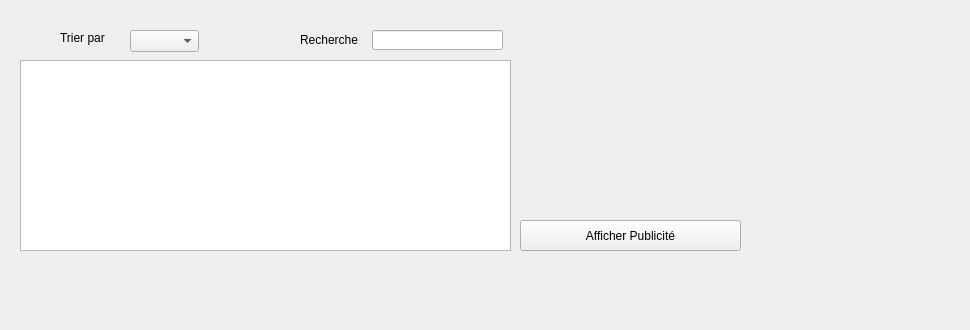
     <widget class="QWidget" name="Consulter_2">
      <attribute name="title">
       <string>Consulter</string>
      </attribute>
      <widget class="QPushButton" name="pushButton_afficherPub">
       <property name="geometry">
        <rect>
         <x>520</x>
         <y>220</y>
         <width>221</width>
         <height>31</height>
        </rect>
       </property>
       <property name="styleSheet">
        <string notr="true">font: 15pt &quot;MV Boli&quot;;
</string>
       </property>
       <property name="text">
        <string>Afficher Publicité</string>
       </property>
      </widget>
      <widget class="QTableView" name="tableView_pub">
       <property name="geometry">
        <rect>
         <x>20</x>
         <y>60</y>
         <width>491</width>
         <height>191</height>
        </rect>
       </property>
      </widget>
      <widget class="QLabel" name="label_29">
       <property name="geometry">
        <rect>
         <x>610</x>
         <y>100</y>
         <width>71</width>
         <height>81</height>
        </rect>
       </property>
       <property name="text">
        <string/>
       </property>
       <property name="pixmap">
        <pixmap>../Load.png</pixmap>
       </property>
      </widget>
      <widget class="QLineEdit" name="recherche">
       <property name="geometry">
        <rect>
         <x>372</x>
         <y>30</y>
         <width>131</width>
         <height>20</height>
        </rect>
       </property>
      </widget>
      <widget class="QComboBox" name="comboBox_tri_pub">
       <property name="geometry">
        <rect>
         <x>130</x>
         <y>30</y>
         <width>69</width>
         <height>22</height>
        </rect>
       </property>
      </widget>
      <widget class="QLabel" name="label_35">
       <property name="geometry">
        <rect>
         <x>60</x>
         <y>30</y>
         <width>61</width>
         <height>16</height>
        </rect>
       </property>
       <property name="text">
        <string>Trier par</string>
       </property>
      </widget>
      <widget class="QLabel" name="label_36">
       <property name="geometry">
        <rect>
         <x>300</x>
         <y>30</y>
         <width>71</width>
         <height>20</height>
        </rect>
       </property>
       <property name="text">
        <string>Recherche</string>
       </property>
      </widget>
      <widget class="QLabel" name="label_41">
       <property name="geometry">
        <rect>
         <x>890</x>
         <y>240</y>
         <width>71</width>
         <height>81</height>
        </rect>
       </property>
       <property name="text">
        <string/>
       </property>
       <property name="pixmap">
        <pixmap>../Load.png</pixmap>
       </property>
      </widget>
     </widget>
